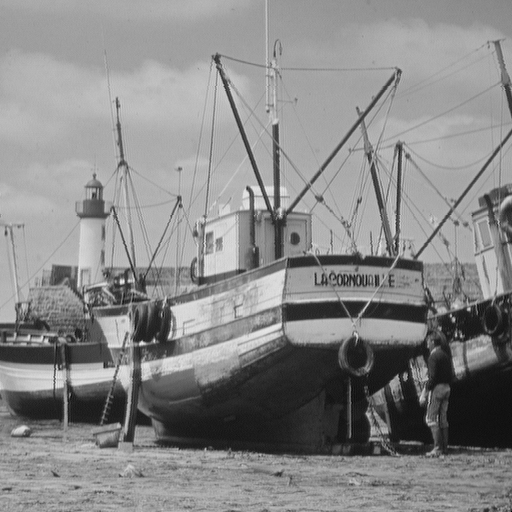
#> input picture tp3/tp3/img/boat.png, 512 x 512 px
$ jupyter execute tp3.ipynb   (shell and % lines are left out)
#> lines starting #> are read from the running program, lines starting #| are printed output that depends on the picture
# Python, Centrale Lille, G3 SDIA
---
## Session 3: Brownian motion, Fourier transform

---
## Guidelines (read carefully before starting)

**Objectives**: acquire further practice with common libraries and algorithms (`numpy.fft`, `matplotlib`, `seaborn`).

**Guidelines**: after retrieving the resources for the lab on moodle:
- place the `.zip` archive in a local folder (Computer -> Documents/Python/);
- unzip the archive `.zip`;
- rename the folder with the convention `tp3_Name1_Name2`;
- duplicate the notebook file and rename it `tp3_Name1_Name2.ipynb`;
- [**optional, possibly needed if working from Centrale's machines**]
    - create a `tp3` conda environment from the provided `requirement.txt` file
    ```bash
    conda create --name=tp3 --file=requirement.txt
    conda activate tp3
    # do not forget to deactivate the environment if needed
    # you can remove the environment once you are done
    conda env remove --name=tp3
    ```
    - launch jupyter notebook (the python environment will be the one from the conda environment `tp3`)
- at the end of the session, do not forget to transfer your work to your own network space if you are working on a machine from the school (do not leave your work on the C: drive).

**Assessment** &#8594; global grade from F to A (A+)

This lab session will be evaluated, based on your answer to the exercises reported in a Jupyter notebook (e.g., this one) and any additional `.py` file produced. Any code produced should be commented whenever appropriate, custom functions and objects documented and unit-tested (see session 1). Figure produced should be clearly annotated (axis, title, legend whenever appropriate).

1. Numerical correctness
2. Implementation clarity (documentation, relevance of the comments)
3. Unit-tests developed whenever appropriate (correctness, relevance)
4. Answers to the questions and overall presentation of the Jupyter notebook.

**Useful references for this lab**:

[1] `numpy.random`: [documentation](https://numpy.org/doc/stable/reference/random/index.html?highlight=random#module-numpy.random)

[2] `numpy.fft`: [documentation](https://numpy.org/doc/stable/reference/routines.fft.html?highlight=fft#module-numpy.fft)

[3] `seaborn`: [tutorial/documentation](https://seaborn.pydata.org/tutorial.html#)

## <a name="content">Contents</a>
- [Exercise 1: Brownian motion](#ex1)
- [Exercise 2: 2D Fourier transform, ideal low-pass filter and linear convolution](#ex2)
---

## <a name="ex1">Exercise 1: Brownian motion</a> [(&#8593;)](#content)

This first exercise consists in generating a Brownian motion on the closed unit ball $\mathcal{B}(\mathbf{0}, 1) = \{ \mathbf{x} \mid \Vert \mathbf{x} \Vert  \leq 1\}$, focusing first on the 2-D case. The Brownian motion is a random walk with independent, identically distributed Gaussian increments, appearing for instance in thermodynamics and statistical mechanics (to model the evolution of a large particle in a medium composed of a large number of small particles, ...). It is also connected to the diffusion process (Einstein).

Let $N \in \mathbb{N}^*$, $\delta > 0$, and $\mathbf{x} = (x_1, x_2) \in  \mathcal{B}(\mathbf{0}, 1)$. The first $N$ steps of a 2-D discrete-time Brownian motion $W$ can be generated as follows

\begin{align*}
    W_0 &= \mathbf{x}, \\
    %
    (\forall n \in \{1, \dotsc, N-1 \}), \quad W_n &= W_{n−1} + \sqrt{\delta} G_n, \quad G_n \sim \mathcal{N}(\mathbf{0}, \mathbf{I}),
\end{align*}

where $\mathcal{N}(\mathbf{0}, \mathbf{I})$ is a Gaussian random distribution with mean $\mathbf{0}$ and identity covariance matrix.

1. Define a random generator `rng`, set to a known state for reproducibility (see session 2).

[cell 1]
#Q1
from numpy.random import default_rng
import numpy as np
import pylab as plt

rng = default_rng(11) #Set the random seed to 11
x = rng.random()  #Generate a pseudo-random number based on seed value in [0,1[
print(x)   #We got the same number when we execute several times

2. Implement a function `brownian_motion(niter, x, step, rng)` which

    - simulates $W$ until it reaches the boundary of $\mathcal{B}(\mathbf{0}, 1)$, using a maximum of $N$ iterations (`niter`), a starting point $\mathbf{x} \in \mathcal{B}(\mathbf{0}, 1)$ (`x`) and step-size $\delta$ (`step`);
    - interpolates linearly between the two last positions to determine the points $W^*$ where the trajectory crosses the boundary (if applicable);
    - returns both the whole random walk $W$ and, if appropriate, the point at the intersection between the last segment of the trajectory and $\mathcal{B}(\mathbf{0}, 1)$.

> Hint:
> - you can easily derive a closed form expression for $W^*$, observing that $\Vert W^* \Vert^2= 1$ and $W^* \in [W_{n-1}, W_n]$.
> - you can also take a look at [`np.roots`](https://numpy.org/doc/stable/reference/generated/numpy.roots.html?highlight=roots#numpy.roots) if needed.

[cell 2]
#Q2
def line_eq(x1,y1,x2,y2): #return the coeficients of line which link (x1,y1) to (x2,y2) such that y = m*x+b
    m = ( y2-y1 ) / ( x2-x1 )
    p = y1 - m * x1
    return m,p

def circle_line_intersection(radius,m,p,x,y):
    """
    radius = radius of circle
    m, p = coeficients of line
    x, y = coordinates of the point out of circle,
           need them to know which of the two intersection points
           the function will return
    """
    x0,y0 = -m*p/(m*m+1), p/(m*m+1)
    d = radius*radius - p*p/(m*m+1)
    mult = np.sqrt (d / (m*m+1))
    ax = x0 - mult
    bx = x0 + mult
    ay = y0 - m * mult
    by = y0 + m * mult
    da = np.sqrt((x-ax)**2+(y-ay)**2) #Distance between intersection a and the point outside the circle
    db = np.sqrt((x-bx)**2+(y-by)**2) #Distance between intersection b and the point outside the circle
    if (da<db): #Return the intersection which is the closest to the point outside the circle
        return ax,ay
    return bx,by

def brownian_motion(niter, x, step, rng):
    walk_x, walk_y = np.zeros(niter), np.zeros(niter)
    walk_x[0], walk_y[0] = x[0], x[1]
    for n in range (1, niter):
        x[0] += np.sqrt(step)*rng.normal(0,1)
        x[1] += np.sqrt(step)*rng.normal(0,1)
        walk_x[n], walk_y[n] = x[0], x[1]
        if(np.sqrt(x[0]**2+x[1]**2)>1): #check if the point is out of the circle
            x1,y1 = walk_x[n-1], walk_y[n-1]
            x2,y2 = walk_x[n], walk_y[n]
            m,p = line_eq(x1,y1,x2,y2) #equation of line crossing the circle
            ax,ay = circle_line_intersection(1,m,p,x2,y2) #coordinates of intersection of circle and line
            return walk_x[0:n+1],walk_y[0:n+1],np.array((ax,ay))
    return walk_x,walk_y,np.array((0,0)) #if trajectory never cross the circle boundaries, return (0,0)

def brownian_motion_numpy_version(niter, x, step, rng):
    walk_x = rng.normal(0,1,size=niter)*np.sqrt(10**-2)
    walk_y = rng.normal(0,1,size=niter)*np.sqrt(10**-2)
    walk_x[0], walk_y[0] = x[0], x[1]
    walk_x = np.cumsum(walk_x)
    walk_y = np.cumsum(walk_y)
    z = np.argmax(np.sqrt(walk_x**2+walk_y**2)>1) #out of circle index
    print(z)
    if (z!=0): #index = 0 if there is no point outside of the circle
        x1,y1 = walk_x[z-1], walk_y[z-1]
        x2,y2 = walk_x[z], walk_y[z]
        m,p = line_eq(x1,y1,x2,y2) #equation of line crossing the circle
        ax,ay = circle_line_intersection(1,m,p,x2,y2) #coordinates of intersection of circle and line
        return walk_x[0:z+1],walk_y[0:z+1],np.array((ax,ay))
    return walk_x,walk_y,np.array((0,0)) #if trajectory never cross the circle boundaries, return (0,0)

[cell 3]
#Q3
x = np.array((0.2,0.4))
delta = 10**-2
N = 1000
w_x,w_y,intersection = brownian_motion_numpy_version(N, x, delta, rng)

#make a simple unit circle
theta = np.linspace(0, 2*np.pi, 100)
a, b = np.cos(theta), np.sin(theta)
plt.plot(a, b, linestyle='-', linewidth=2, label='Circle')
#plot the trajectory of Brownian motion
plt.plot(w_x,w_y)
#plot the intersection with boundary if it exists
if ((intersection!=np.array((0,0))).all()):
    plt.plot(intersection[0],intersection[1],'rx')
plt.axis('equal')
plt.xlim(-1.25,1.25)
plt.ylim(-1.25,1.25)
plt.show()
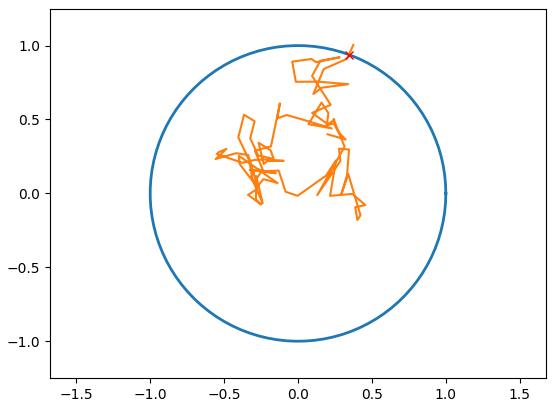
#> figure drawn by matplotlib, 1 panel

3. Diplay the trajectory of a Brownian motion starting from $\mathbf{x} = (0.2, 0.4)$, using $\delta = 10^{-2}$, $N = 1000$. Display the unit circle on the same figure, and highlight the intersection with the boundary of the domain (whenever it exists).

> Hint: to draw the unit disk, you can use for instance:
> ```python
> circle = plt.Circle((0,0), 1)
> fig, ax = plt.subplots()
> plt.xlim(-1.25,1.25)
> plt.ylim(-1.25,1.25)
> plt.grid(linestyle = "--", zorder = 1)
> ax.set_aspect(1)
> ax.add_artist(circle)
> ```

4. Represent, on the same figure, 4 other trajectories of $W$ with the same parameters.

[cell 4]
#make a simple unit circle
theta = np.linspace(0, 2*np.pi, 100)
a, b = np.cos(theta), np.sin(theta)
plt.plot(a, b, linestyle='-', linewidth=2, label='Circle')

delta = 10**-2
N = 1000
for i in range(5):
    w_x,w_y,intersection = brownian_motion_numpy_version(N, np.array((0.2,0.4)), delta, rng)
    #plot the trajectory of Brownian motion
    plt.plot(w_x,w_y)
    #plot the intersection with boundary if it exists
    if ((intersection!=np.array((0,0))).all()):
        plt.plot(intersection[0],intersection[1],'rx')

plt.axis('equal')
plt.xlim(-1.25,1.25)
plt.ylim(-1.25,1.25)
plt.show()
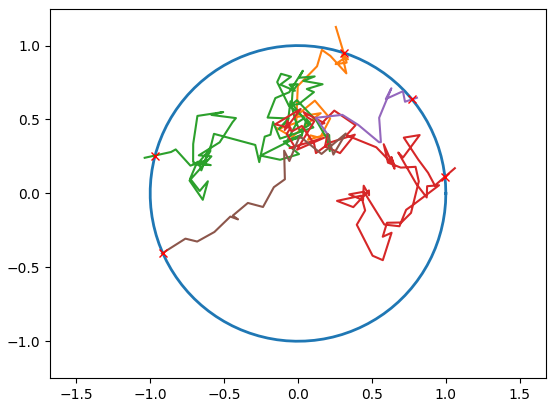
#> figure drawn by matplotlib, 1 panel

5. [Bonus] Generalize the procedure to a $M$-dimensional Brownian motion, $M > 2$.

[cell 5]
# your anwer(s)

---
## <a name="ex2">Exercise 2: 2D Fourier transform, ideal low-pass filter and linear convolution</a> [(&#8593;)](#content)

In this exercise, we explore the use of the 2-dimensional Fourier transform to filter an image, and convolve it with a blurring kernel.

1\. Load and display one of the images contained in the `img/` folder. The image will be denoted by $\mathbf{X} \in \mathbb{R}^{M_1 \times N_1}$ in the rest of this exercise.

[cell 6]
#Q1
from PIL import Image
img = Image.open('img/boat.png')
#> img is the input picture: PIL image 512x512 P; min 0, max 239, mean 136.1
plt.imshow(img)
plt.show()

2\. Let $\mathcal{F}$ denote the 2D Fourier transform. Compute $|\mathcal{F}(\mathbf{X})|^2$, the spectrum of the image $\mathbf{X} \in \mathbb{R}^{M_1 \times N_1}$ (i.e., the term-wise squared absolute value of its Fourier transform) loaded in 1. Display the result in logarithmic scale.

a) In this representation, where is the pixel of the spectrum associated with the null frequency located?

b) Take a look at the documentation of `np.fft.fftshift`. Use it to ensure that the null frequency is located at the center of the image.

[cell 7]
#Q2
from matplotlib.colors import LogNorm

f = np.fft.fft2(img) #2D Fourier Transform
fshift = np.fft.fftshift(f) #Shift f so that the null frequency is centered
spectrum = np.abs(fshift)**2 #|F(X)|²
plt.imshow(spectrum, norm=LogNorm(vmin=1e-3))
